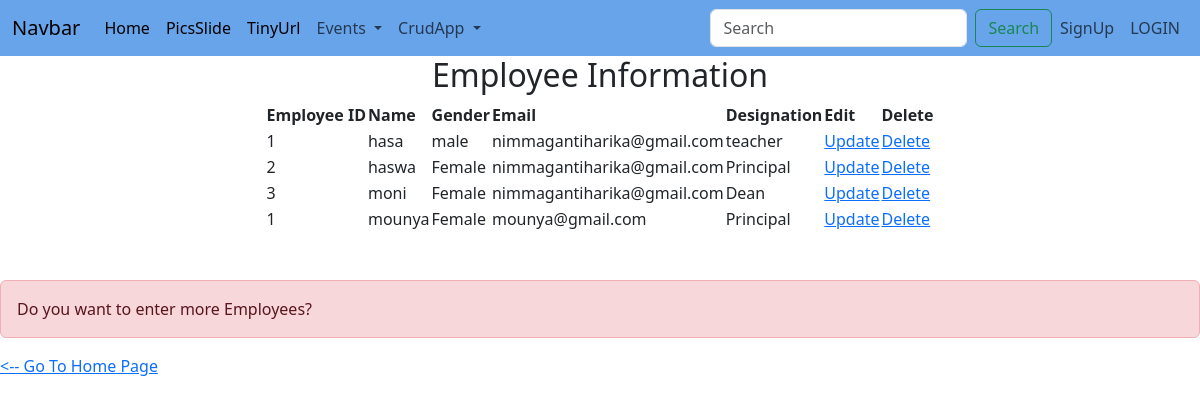
Screenshot of /c/show/ with the database file from the repository.
### crudapp/models.py (models this page shows)
class Employee(models.Model):
    EmpId = models.CharField(max_length=3)
    EmpName = models.CharField(max_length=200)
    EmpGender = models.CharField(max_length=10)
    EmpEmail = models.EmailField()
    EmpDesignation = models.CharField(max_length=150)
    class Meta:
        db_table="Employee"

### crudapp/views.py (the view)
# urls.py: path('show/', views.show_emp, name='show-emp'),
def show_emp(request):
    employees = Employee.objects.all()
    return render(request, 'show.html', {'employees': employees})

### templates/show.html (shortened to what this page needs)
{% extends 'Navbar.html' %}
{% block body %}
    <h2 style="text-align:center">Employee Information</h2>
    <table align="center">
        <thead>
            <tr>
                <th>Employee ID</th>
                <th>Name</th>
                <th>Gender</th>
                <th>Email</th>
                <th>Designation</th>
                <th>Edit</th>
                <th>Delete</th>
            </tr>
        </thead>
        <tbody>
            {% for employee in employees %}
            <tr>
                <td>{{ employee.EmpId }}</td>
                <td>{{ employee.EmpName }}</td>
                <td>{{ employee.EmpGender }}</td>
                <td>{{ employee.EmpEmail }}</td>
                <td>{{ employee.EmpDesignation }}</td>
                <td>
                    <a href="{% url 'edit-emp' employee.pk %}">Update</a>
                </td>
                <td>
                    <a href="{% url 'remove-emp' employee.pk %}">Delete</a>
                </td>
            </tr>
            {% endfor %}
        </tbody>
    </table>
    <br><br>
    <p class="alert alert-danger" role="alert">Do you want to enter more Employees?</p>
    <p>
        <a href="{% url 'insert-emp' %}">&lt;-- Go To Home Page</a>
    </p>
{% endblock %}

### templates/Navbar.html (shortened to what this page needs)
<!DOCTYPE html><html lang="en">
<head>    <meta charset="UTF-8">
    <title>Title</title>    <link href="https://cdn.jsdelivr.net/npm/bootstrap@5.3.2/dist/css/bootstrap.min.css" rel="stylesheet">
    <script src="https://cdn.jsdelivr.net/npm/bootstrap@5.3.2/dist/js/bootstrap.bundle.min.js"></script></head>
<body>
<nav class="navbar navbar-expand-lg" style="background-color: #68A4E9">
  <div class="container-fluid">
      <a class="navbar-brand" href="#">Navbar</a>
        <div class="collapse navbar-collapse" id="navbarSupportedContent">
      <ul class="navbar-nav me-auto mb-2 mb-lg-0">
          <li class="nav-item">
          <a class="nav-link active" aria-current="page" href="{%url 'newhomepage'%}">Home</a>
          </li>
          <li class="nav-item">
          <a class="nav-link active" aria-current="page" href="{%url 'Pics'%}">PicsSlide</a>
          </li>
<li class="nav-item">
    <a class="nav-link active" aria-current="page" href="{%url 'url_shortener'%}">TinyUrl</a>
</li>
   <li class="nav-item dropdown">
          <a class="nav-link dropdown-toggle" href="#" role="button" data-bs-toggle="dropdown" aria-expanded="false">
            Events
          </a>
        </li>
<li class="nav-item dropdown">
          <a class="nav-link dropdown-toggle" href="#" role="button" data-bs-toggle="dropdown" aria-expanded="false">
           CrudApp
          </a>
      </ul>      <form class="d-flex" role="search">
        <input class="form-control me-2" type="search" placeholder="Search" aria-label="Search">
      <button class="btn btn-outline-success" type="submit">Search</button>
      </form>    </div>
      <ul class="navbar-nav ms-auto">
      <li>{% if user.is_authenticated %}
      <li class="nav-item">
          <span class="nav-link">Welcome,{{user.username}}</span>
      </li>
     <li class="nav-item">
         <a class="nav-link" href="{% url 'logout' %}">LOGOUT</a>
      </li>
          {% else %}
          <li class="nav-item">
         <a class="nav-link" href="{% url 'signup' %}">SignUp</a>
      </li>
          <li class="nav-item">
         <a class="nav-link" href="{% url 'login' %}">LOGIN</a>
      </li>
         {% endif %}
          </ul>
  </div></nav>
{% block body %}
{% endblock %}
</body>
</html>

### rows the page displays
Employee: EmpId "1", EmpName "hasa", EmpGender "male", EmpEmail "nimmagantiharika@gmail.com", EmpDesignation "teacher"
Employee: EmpId "2", EmpName "haswa", EmpGender "Female", EmpEmail "nimmagantiharika@gmail.com", EmpDesignation "Principal"
Employee: EmpId "3", EmpName "moni", EmpGender "Female", EmpEmail "nimmagantiharika@gmail.com", EmpDesignation "Dean"
Employee: EmpId "1", EmpName "mounya", EmpGender "Female", EmpEmail "mounya@gmail.com", EmpDesignation "Principal"
